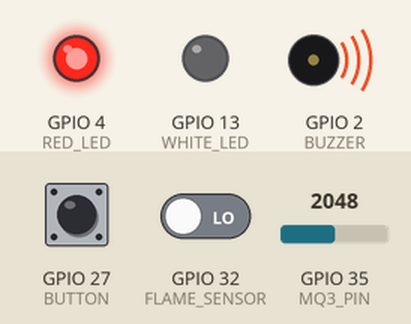
Recording of a sketch running on a simulated ESP32. On the bench: output pins drawn as LEDs (lit = HIGH), buzzer (waves = sounding). The inputs (shaded band) are chosen by the test bench; at power-on: GPIO 27 (BUTTON) HIGH, GPIO 32 (FLAME_SENSOR) LOW, GPIO 35 (MQ3_PIN) = 2048. WiFi joins after 1.5 s; servers stay silent unless stated; no MQTT or app messages arrive unless stated; what the sketch prints to the serial monitor is not drawn.

Above: at 2.7 s.
2.8 s: GPIO 27 (BUTTON) pulled LOW for 1 s
At 3.9 s:
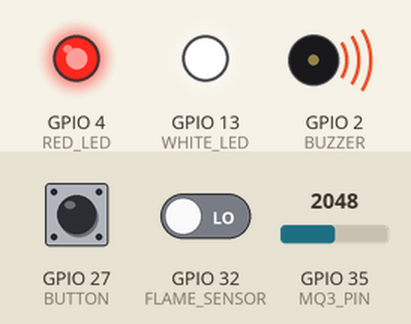
8.3 s: GPIO 27 (BUTTON) pulled LOW for 3.2 s
At 9.8 s:
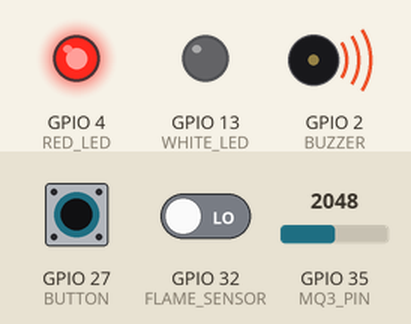
13.0 s: GPIO 27 (BUTTON) pulled LOW for 0.15 s
At 13.5 s:
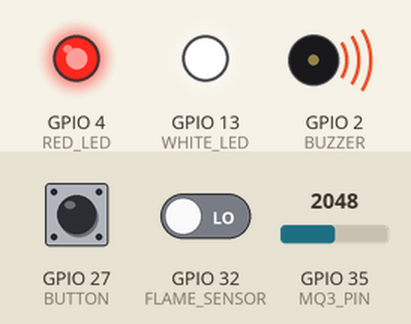
Timing chart, 0 to 16.0 s (numbered marks = the images above; inputs shaded):
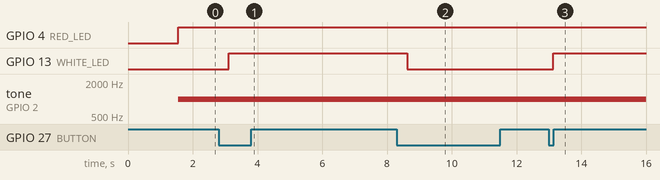

The sketch:

kitchen.ino
```cpp
#include <WiFi.h>
#include <PubSubClient.h>

#define WHITE_LED 13
#define RED_LED 4
#define BUZZER 2
#define BUTTON 27
#define FLAME_SENSOR 32
#define MQ3_PIN 35

const char* ssid = "douae";
const char* password = "1312acab";
const char* mqtt_server = "192.168.6.172";

WiFiClient espClient;
PubSubClient client(espClient);
long lastMsg = 0;

void setup_wifi() {
  Serial.println();
  Serial.print("Connecting to ");
  Serial.println(ssid);

  WiFi.begin(ssid, password);

  while (WiFi.status() != WL_CONNECTED) {
    delay(500);
    Serial.print(".");
  }

  Serial.println("");
  Serial.println("WiFi connected");
  Serial.println("IP address: ");
  Serial.println(WiFi.localIP());
}

void reconnect() {
  while (!client.connected()) {
    Serial.print("Attempting MQTT connection...");
    if (client.connect("GasFlameSensor")) {
      Serial.println("connected");
      client.subscribe("esp32/commands");
    } else {
      Serial.print("failed, rc=");
      Serial.print(client.state());
      Serial.println(" try again in 5 seconds");
      delay(5000);
    }
  }
}

void mqtt_callback(char* topic, byte* payload, unsigned int length) {
  Serial.print("Message arrived [");
  Serial.print(topic);
  Serial.print("] ");
  for (int i = 0; i < length; i++) {
    Serial.print((char)payload[i]);
  }
  Serial.println();
}

void setup() {
  pinMode(WHITE_LED, OUTPUT);
  pinMode(RED_LED, OUTPUT);
  pinMode(BUZZER, OUTPUT);
  pinMode(BUTTON, INPUT_PULLUP);
  pinMode(FLAME_SENSOR, INPUT);

  Serial.begin(115200);
  setup_wifi();
  client.setServer(mqtt_server, 1883);
  client.setCallback(mqtt_callback);
}

void loop() {
  if (!client.connected()) {
    reconnect();
  }
  client.loop();

  long now = millis();
  if (now - lastMsg > 500) {
    lastMsg = now;

    // Button control
    static bool lastButtonState = HIGH;
    if (digitalRead(BUTTON) == LOW && lastButtonState == HIGH) {
      delay(50);
      if (digitalRead(BUTTON) == LOW) {
        bool currentState = digitalRead(WHITE_LED);
        digitalWrite(WHITE_LED, !currentState);
        client.publish("esp32/led/white", !currentState ? "ON" : "OFF");
      }
    }
    lastButtonState = digitalRead(BUTTON);

    // Sensor readings
    int gasLevel = analogRead(MQ3_PIN);
    bool flameDetected = (digitalRead(FLAME_SENSOR) == LOW);

    // Publish to MQTT
    client.publish("esp32/gas/level", String(gasLevel).c_str());
    client.publish("esp32/flame/status", flameDetected ? "DETECTED" : "SAFE");

    // Local alerts
    if (flameDetected || gasLevel > 2000) {
      digitalWrite(RED_LED, HIGH);
      tone(BUZZER, 1000);
      client.publish("esp32/alert",
        flameDetected ? "FIRE" : String("GAS:" + String(gasLevel)).c_str());
    } else {
      digitalWrite(RED_LED, LOW);
      noTone(BUZZER);
    }
  }
}
```

Measured:
- after the input at 2.8 s, GPIO 13 (WHITE_LED): LOW → HIGH after 0.31 s
- after the input at 8.3 s, GPIO 13 (WHITE_LED): HIGH → LOW after 0.32 s
- after the input at 13.0 s, GPIO 13 (WHITE_LED): LOW → HIGH after 0.13 s
